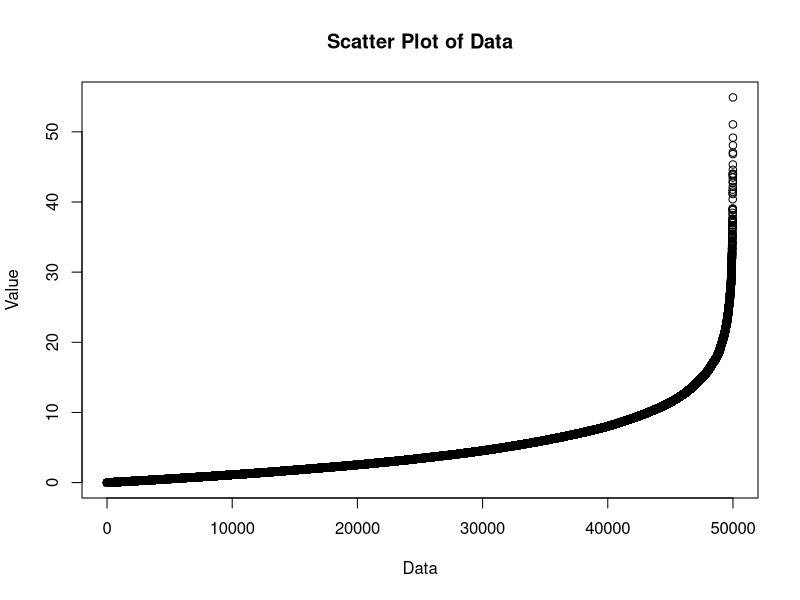
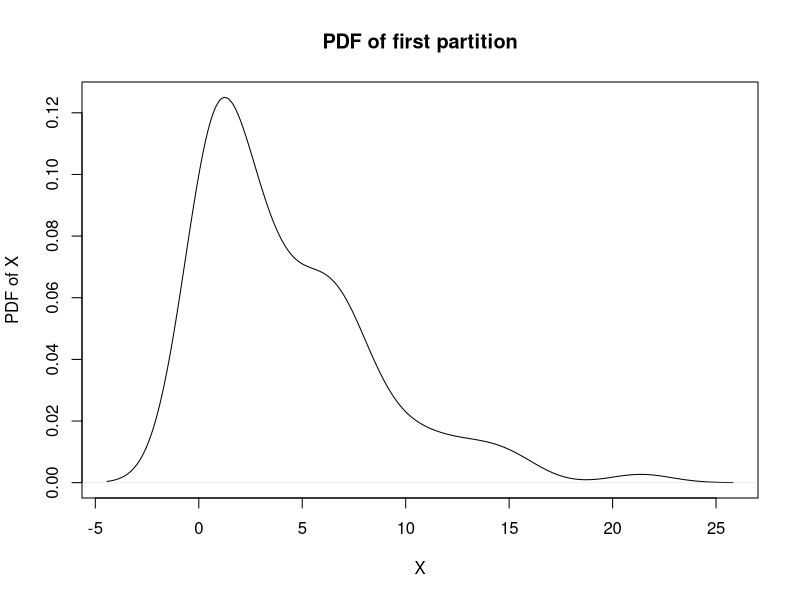
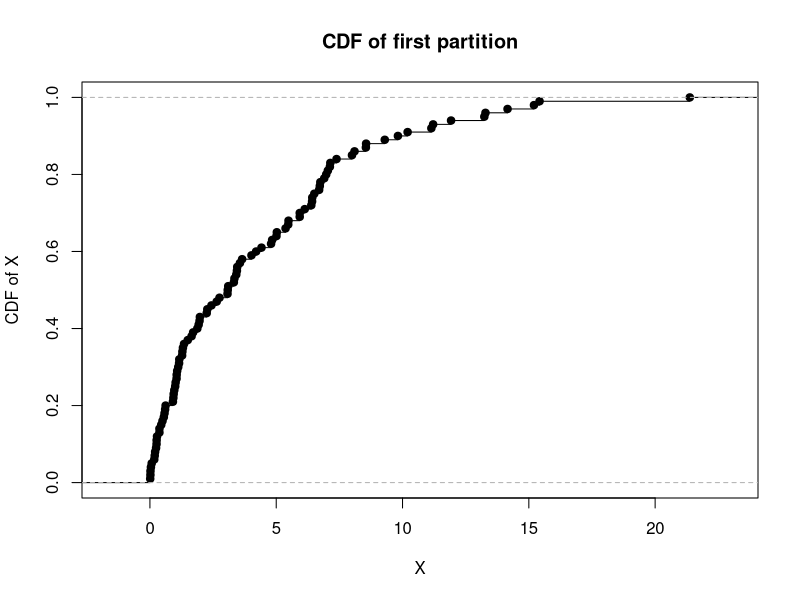
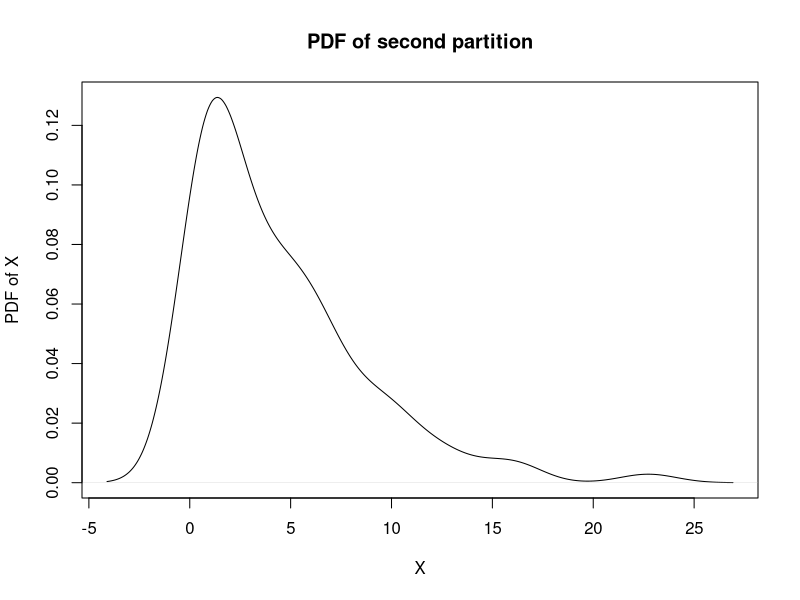
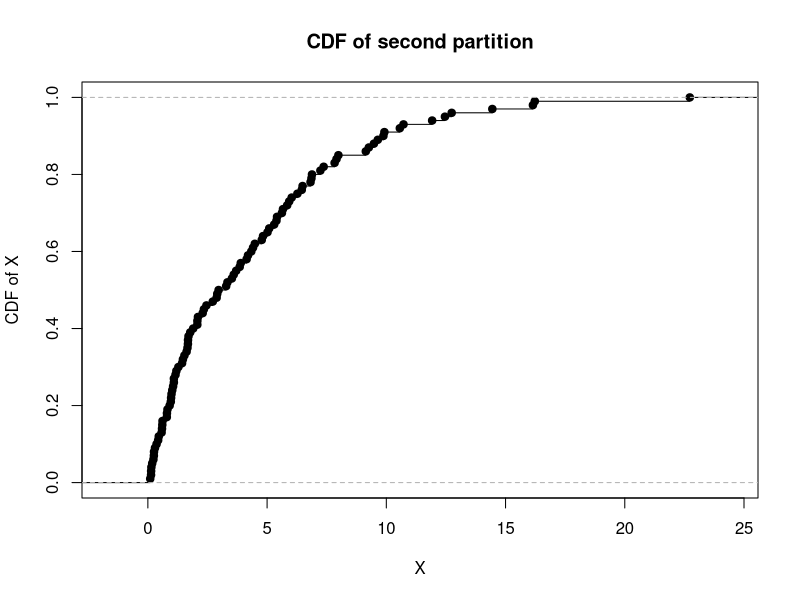
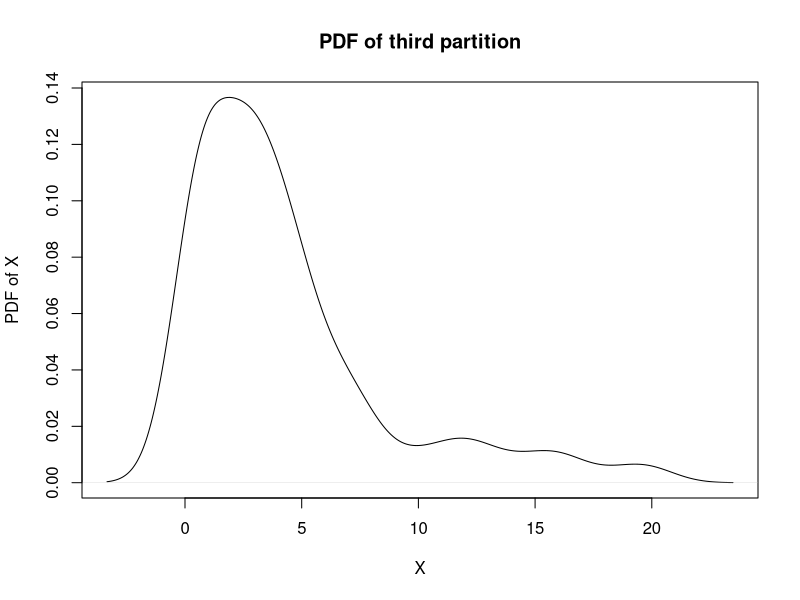
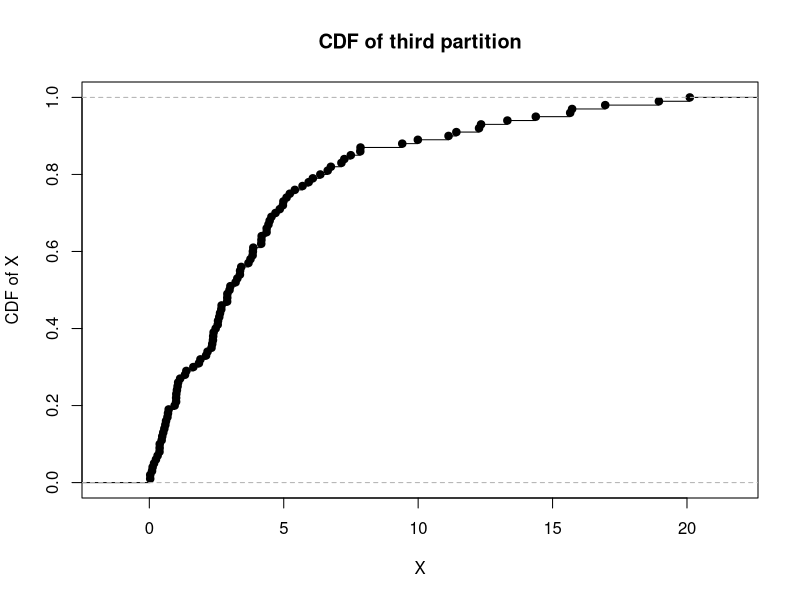
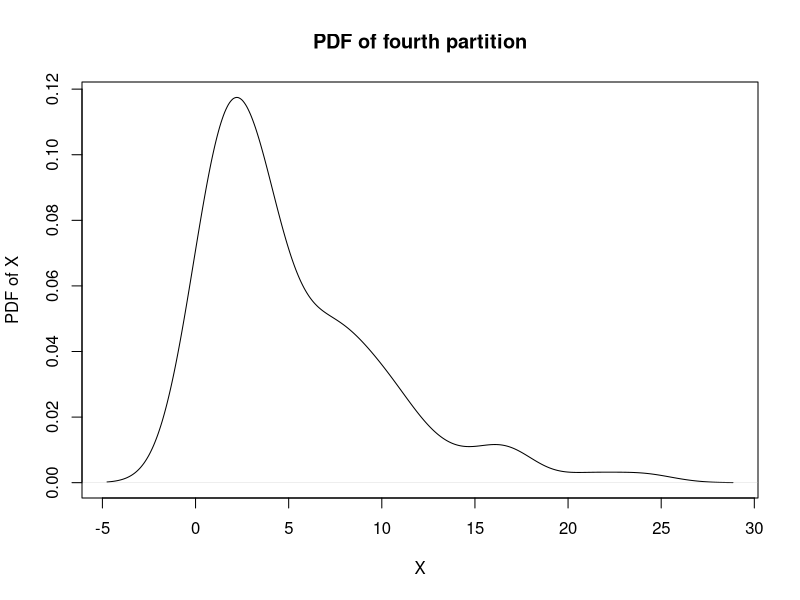

Here is the R script that generated these plots, in order:
#step1
data <- rexp(50000,0.2)
s <- data.frame(X = seq(1, 50000 , 1), Y = sort(data))
plot(s, main="Scatter Plot of Data",xlab="Data",ylab="Value")

#step2
dim(data) <- c(500,100)

#step3
x1 = density(data[1,])
y1 = ecdf(data[1,])
x2 = density(data[2,])
y2 = ecdf(data[2,])
x3 = density(data[3,])
y3 = ecdf(data[3,])
x4 = density(data[4,])
y4 = ecdf(data[4,])
x5 = density(data[5,])
y5 = ecdf(data[5,])

plot(x1,main = "PDF of first partition",xlab="X",ylab="PDF of X")
plot(y1,main = "CDF of first partition",xlab="X",ylab="CDF of X")
plot(x2,main = "PDF of second partition",xlab="X",ylab="PDF of X")
plot(y2,main = "CDF of second partition",xlab="X",ylab="CDF of X")
plot(x3,main = "PDF of third partition",xlab="X",ylab="PDF of X")
plot(y3,main = "CDF of third partition",xlab="X",ylab="CDF of X")
plot(x4,main = "PDF of fourth partition",xlab="X",ylab="PDF of X")
plot(y4,main = "CDF of fourth partition",xlab="X",ylab="CDF of X")
plot(x5,main = "PDF of fifth partition",xlab="X",ylab="PDF of X")
plot(y5,main = "CDF of fifth partition",xlab="X",ylab="CDF of X")

means <- c()
sds <- c()

for(i in 1:500){
	means[i] = mean(data[i,])
	sds[i] = sd(data[i,])
}


print(paste("First 5 Means"))
print(means[1:5])
print(paste("First 5 Standard Deviations"))
print(sds[1:5])

#step4
hist(means,xlab="Means")
x <- density(means)
plot(x,main="PDF of Means of Each Partition",xlab="X",ylab="PDF of X")
y <- ecdf(means)
plot(y,main="CDF of Means of Each Partition",xlab="X",ylab="CDF of X")

#step5
meanomean <- mean(means)
sdomeans <- sd(means)

#step6
print(paste("Mean of Data"))
print(mean(data))
print(paste("Mean of Means"))
print(meanomean)
print(paste("Standard Deviation of Data"))
print(sd(data))
print(paste("Standard Deviation of Means"))
print(sdomeans)